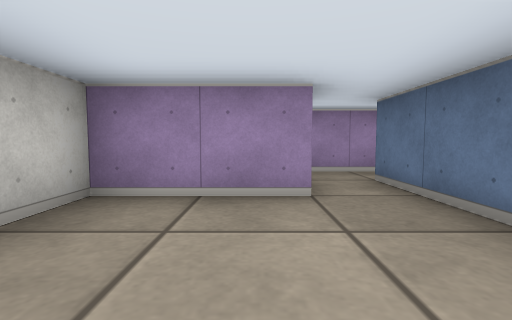
View 1 (above)

18 first-person views from a walk through a cub3D level. The camera is about half as high as the walls, tilts 4° down and sees 85° across. The floor is counted in squares. Each view is taken from the middle of a square. On the plan, view 1 faces up. The plan holds only what a view shows up to about 9 squares ahead; the rest is blank.

View 2
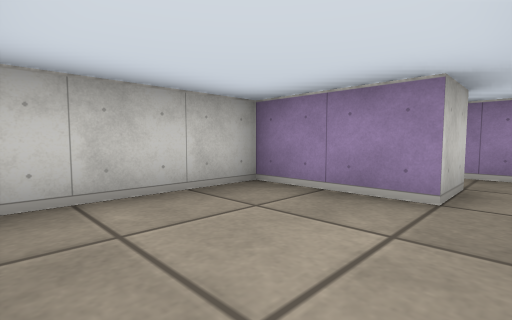

View 3
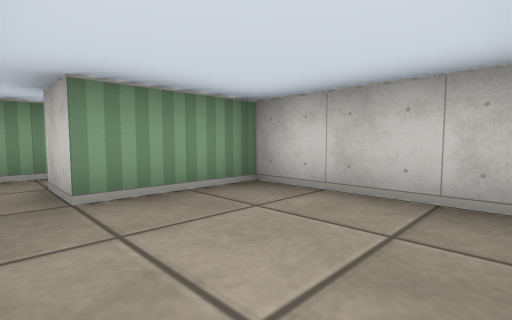

View 4
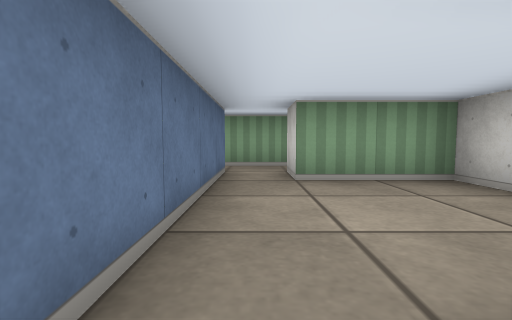

View 5
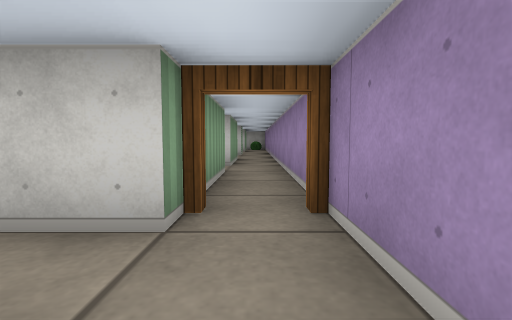

View 6
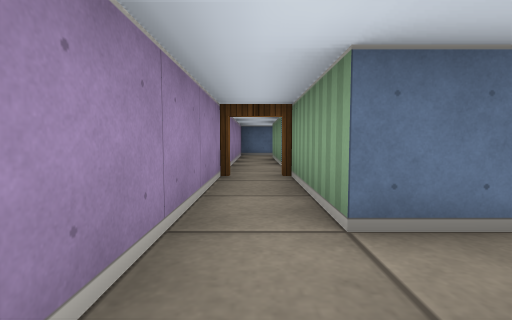

View 7
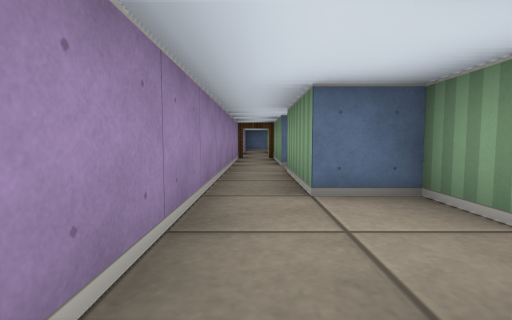

View 8
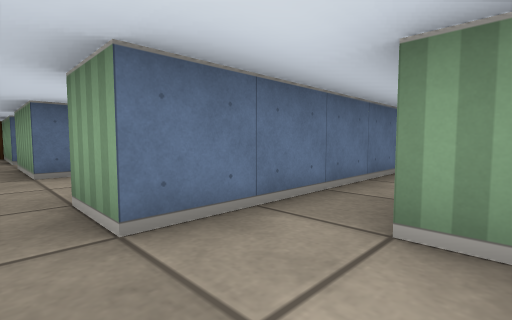

View 9
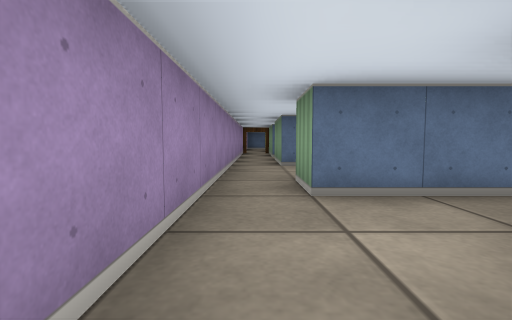

View 10
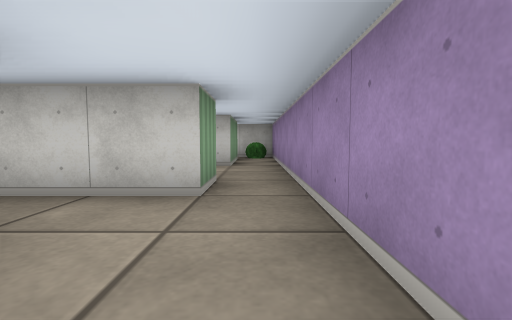

View 11
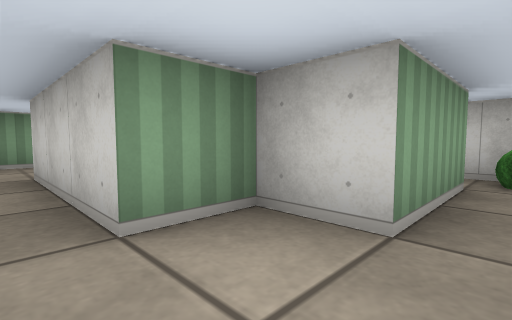

View 12
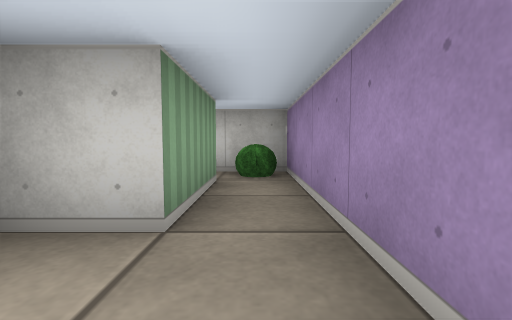

View 13
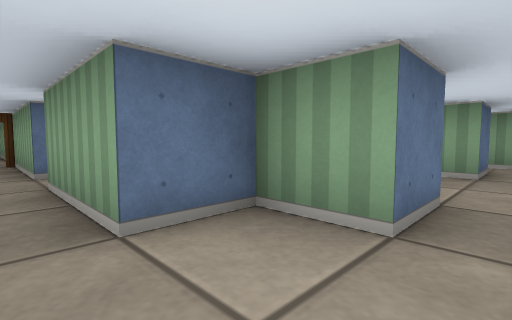

View 14
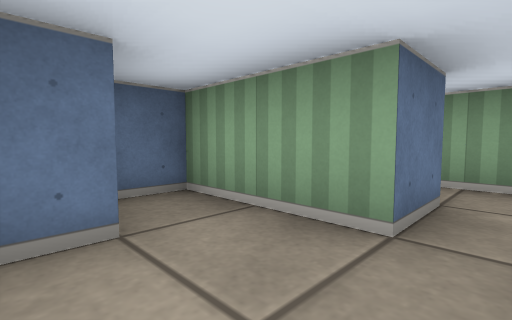

View 15
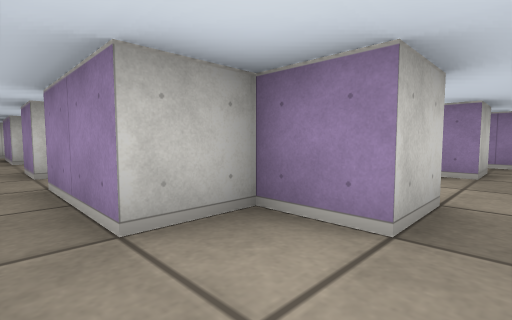

View 16
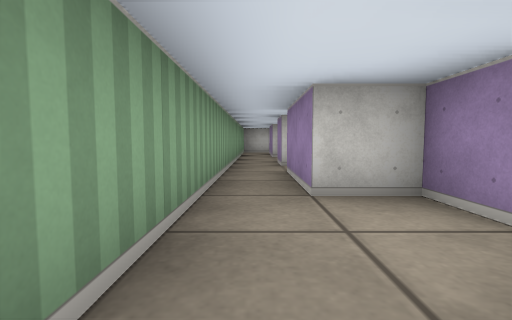

View 17
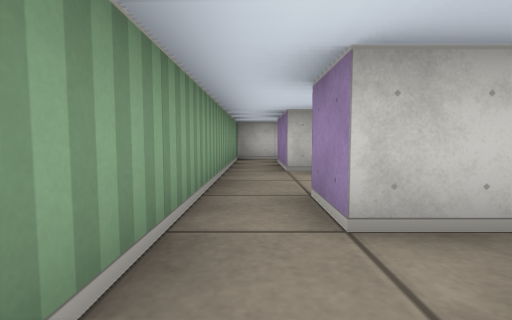

View 18
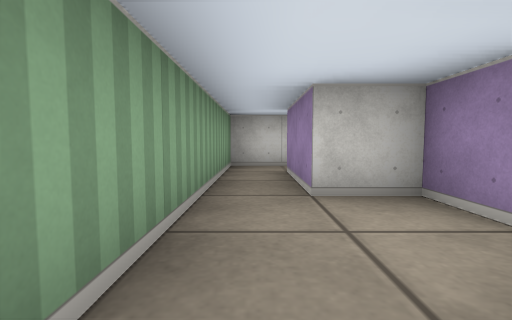

### Floor plan
Ten units are one square. View 1 is at (0, 0); x grows to the right and y downward. Boxes are objects, and circles mark ways between rooms. Rooms are numbered by the first view taken in them; rooms with no view inside come last. Other rooms are left out.
<svg viewBox="-140 -50 195 80">
<path fill="none" stroke="#000" d="M5 -25 -15 -25 -15 5 5 5 5 15M15 15 15 -25M49 -45 -1 -45M15 -25 15 -35 45 -35M5 -35 5 -25M-75 -35 -75 -16M-65 -14 -65 -25 -55 -25 -55 -35 -35 -35M-36 -45 -75 -45M-126 -35 -105 -35 -105 -25 -95 -25 -95 5M-75 -45 -135 -45 -135 -32M-85 6 -85 -35 -75 -35M-75 5 -75 15M-55 -4 -55 -10M-65 15 -65 5 -45 5 -45 -2M2 25 16 25M-35 25 -25 25M-75 25 -35 25M-45 15 -65 15M-35 5 -45 5M-105 25 -75 25M-95 5 -105 5 -105 15M-75 15 -85 15M-35 -6 -35 5M-35 -25 -40 -25M-45 5 -45 15M-35 -35 -35 -25M-25 -25 -25 -35 5 -35M-1 -45 -36 -45"/>
<rect x="-135" y="-45" width="10" height="10" fill="#bbb"><title>bush</title></rect>
<circle cx="10" cy="-30" r="3" fill="#2a7"/>
<circle cx="10" cy="10" r="3" fill="#2a7"/>
<circle cx="0" cy="-40" r="3" fill="#2a7"/>
<circle cx="-80" cy="-40" r="3" fill="#2a7"/>
<circle cx="-70" cy="-20" r="3" fill="#2a7"/>
<circle cx="-40" cy="-40" r="3" fill="#2a7"/>
<circle cx="-90" cy="0" r="3" fill="#2a7"/>
<circle cx="-70" cy="10" r="3" fill="#2a7"/>
<circle cx="-40" cy="20" r="3" fill="#2a7"/>
<circle cx="-30" cy="10" r="3" fill="#2a7"/>
<circle cx="-80" cy="20" r="3" fill="#2a7"/>
<circle cx="-30" cy="-30" r="3" fill="#2a7"/>
<text x="0" y="-10">1</text>
<text x="50" y="-20">2</text>
<text x="-60" y="-30">3</text>
<text x="-100" y="-30">4</text>
<text x="-70" y="0">5</text>
<text x="0" y="20">6</text>
<text x="-60" y="20">7</text>
<text x="-90" y="20">8</text>
<text x="-30" y="-10">9</text>
<text x="-20" y="-40">10</text>
</svg>
Room 1 opens to room 2. Room 1 opens to room 6. Room 2 opens to room 10. Room 3 opens to room 4. Room 3 opens to room 5. Room 3 opens to room 10. Room 4 opens to room 8. Room 5 opens to room 7. Room 6 opens to room 7. Room 6 opens to room 9. Room 7 opens to room 8. Room 9 opens to room 10.

Where each view was taken, in squares from view 1:
view 1: 0 up, 0 right, facing up
view 2: 0 up, 1 right, facing up-left
view 3: 2 up, 1 right, facing down-left
view 4: 3 up, 1 right, facing down
view 5: 4 up, 2 right, facing left
view 6: 4 up, 4 left, facing right
view 7: 4 up, 8 left, facing right
view 8: 4 up, 10 left, facing down-right
view 9: 4 up, 11 left, facing right
view 10: 4 up, 5 left, facing left
view 11: 4 up, 9 left, facing down-left
view 12: 4 up, 9 left, facing left
view 13: 4 up, 7 left, facing down-right
view 14: 1 up, 7 left, facing down-right
view 15: 2 down, 3 left, facing up-left
view 16: 2 down, 2 left, facing left
view 17: 2 down, 6 left, facing left
view 18: 2 down, 8 left, facing left
